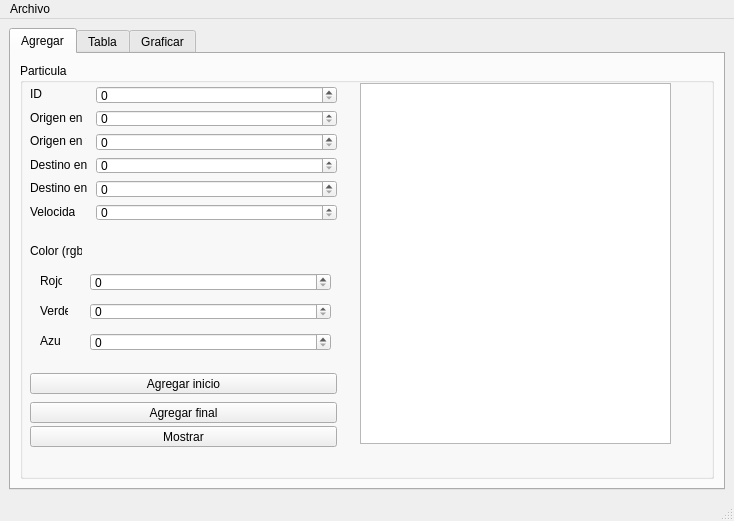
<?xml version="1.0" encoding="UTF-8"?>
<ui version="4.0">
 <class>MainWindow</class>
 <widget class="QMainWindow" name="MainWindow">
  <property name="geometry">
   <rect>
    <x>0</x>
    <y>0</y>
    <width>734</width>
    <height>521</height>
   </rect>
  </property>
  <property name="windowTitle">
   <string>MainWindow</string>
  </property>
  <property name="accessibleName">
   <string/>
  </property>
  <property name="accessibleDescription">
   <string/>
  </property>
  <widget class="QWidget" name="centralwidget">
   <layout class="QGridLayout" name="gridLayout_3">
    <item row="0" column="0">
     <widget class="QTabWidget" name="tabWidget">
      <property name="currentIndex">
       <number>0</number>
      </property>
      <widget class="QWidget" name="tab">
       <attribute name="title">
        <string>Agregar</string>
       </attribute>
       <layout class="QGridLayout" name="gridLayout_4">
        <item row="0" column="0">
         <widget class="QGroupBox" name="groupBox">
          <property name="title">
           <string>Particula</string>
          </property>
          <widget class="QLabel" name="label_8">
           <property name="geometry">
            <rect>
             <x>20</x>
             <y>210</y>
             <width>22</width>
             <height>16</height>
            </rect>
           </property>
           <property name="text">
            <string>Rojo</string>
           </property>
          </widget>
          <widget class="QLabel" name="label">
           <property name="geometry">
            <rect>
             <x>10</x>
             <y>23</y>
             <width>16</width>
             <height>16</height>
            </rect>
           </property>
           <property name="text">
            <string>ID</string>
           </property>
          </widget>
          <widget class="QLabel" name="label_5">
           <property name="geometry">
            <rect>
             <x>10</x>
             <y>141</y>
             <width>45</width>
             <height>16</height>
            </rect>
           </property>
           <property name="text">
            <string>Velocidad</string>
           </property>
          </widget>
          <widget class="QLabel" name="label_10">
           <property name="geometry">
            <rect>
             <x>20</x>
             <y>270</y>
             <width>20</width>
             <height>16</height>
            </rect>
           </property>
           <property name="text">
            <string>Azul</string>
           </property>
          </widget>
          <widget class="QLabel" name="label_7">
           <property name="geometry">
            <rect>
             <x>10</x>
             <y>180</y>
             <width>52</width>
             <height>16</height>
            </rect>
           </property>
           <property name="text">
            <string>Color (rgb)</string>
           </property>
          </widget>
          <widget class="QLabel" name="label_6">
           <property name="geometry">
            <rect>
             <x>10</x>
             <y>117</y>
             <width>60</width>
             <height>16</height>
            </rect>
           </property>
           <property name="text">
            <string>Destino en y</string>
           </property>
          </widget>
          <widget class="QLabel" name="label_2">
           <property name="geometry">
            <rect>
             <x>10</x>
             <y>47</y>
             <width>56</width>
             <height>16</height>
            </rect>
           </property>
           <property name="text">
            <string>Origen en x</string>
           </property>
          </widget>
          <widget class="QLabel" name="label_9">
           <property name="geometry">
            <rect>
             <x>20</x>
             <y>240</y>
             <width>28</width>
             <height>16</height>
            </rect>
           </property>
           <property name="text">
            <string>Verde</string>
           </property>
          </widget>
          <widget class="QLabel" name="label_4">
           <property name="geometry">
            <rect>
             <x>10</x>
             <y>70</y>
             <width>56</width>
             <height>16</height>
            </rect>
           </property>
           <property name="text">
            <string>Origen en y</string>
           </property>
          </widget>
          <widget class="QPushButton" name="agregar_inicio_pushButton">
           <property name="geometry">
            <rect>
             <x>10</x>
             <y>310</y>
             <width>307</width>
             <height>21</height>
            </rect>
           </property>
           <property name="text">
            <string>Agregar inicio</string>
           </property>
          </widget>
          <widget class="QLabel" name="label_3">
           <property name="geometry">
            <rect>
             <x>10</x>
             <y>94</y>
             <width>60</width>
             <height>16</height>
            </rect>
           </property>
           <property name="text">
            <string>Destino en x</string>
           </property>
          </widget>
          <widget class="QPushButton" name="agregar_final_pushButton">
           <property name="geometry">
            <rect>
             <x>10</x>
             <y>339</y>
             <width>307</width>
             <height>21</height>
            </rect>
           </property>
           <property name="text">
            <string>Agregar final</string>
           </property>
          </widget>
          <widget class="QPushButton" name="mostrar_pushButton">
           <property name="geometry">
            <rect>
             <x>10</x>
             <y>363</y>
             <width>307</width>
             <height>21</height>
            </rect>
           </property>
           <property name="text">
            <string>Mostrar</string>
           </property>
          </widget>
          <widget class="QSpinBox" name="id_spinBox">
           <property name="geometry">
            <rect>
             <x>76</x>
             <y>23</y>
             <width>241</width>
             <height>18</height>
            </rect>
           </property>
           <property name="showGroupSeparator" stdset="0">
            <bool>false</bool>
           </property>
           <property name="maximum">
            <number>500</number>
           </property>
          </widget>
          <widget class="QSpinBox" name="origen_x_spinBox">
           <property name="geometry">
            <rect>
             <x>76</x>
             <y>47</y>
             <width>241</width>
             <height>17</height>
            </rect>
           </property>
           <property name="maximum">
            <number>500</number>
           </property>
          </widget>
          <widget class="QSpinBox" name="origen_y_spinBox">
           <property name="geometry">
            <rect>
             <x>76</x>
             <y>70</y>
             <width>241</width>
             <height>18</height>
            </rect>
           </property>
           <property name="maximum">
            <number>500</number>
           </property>
          </widget>
          <widget class="QSpinBox" name="destino_x_spinBox">
           <property name="geometry">
            <rect>
             <x>76</x>
             <y>94</y>
             <width>241</width>
             <height>17</height>
            </rect>
           </property>
           <property name="maximum">
            <number>500</number>
           </property>
          </widget>
          <widget class="QSpinBox" name="destino_y_spinBox">
           <property name="geometry">
            <rect>
             <x>76</x>
             <y>117</y>
             <width>241</width>
             <height>18</height>
            </rect>
           </property>
           <property name="maximum">
            <number>500</number>
           </property>
          </widget>
          <widget class="QSpinBox" name="velocidad_spinBox">
           <property name="geometry">
            <rect>
             <x>76</x>
             <y>141</y>
             <width>241</width>
             <height>17</height>
            </rect>
           </property>
           <property name="maximum">
            <number>500</number>
           </property>
          </widget>
          <widget class="QSpinBox" name="rojo_spinBox">
           <property name="geometry">
            <rect>
             <x>70</x>
             <y>210</y>
             <width>241</width>
             <height>18</height>
            </rect>
           </property>
           <property name="maximum">
            <number>225</number>
           </property>
          </widget>
          <widget class="QSpinBox" name="verde_spinBox">
           <property name="geometry">
            <rect>
             <x>70</x>
             <y>240</y>
             <width>241</width>
             <height>17</height>
            </rect>
           </property>
           <property name="maximum">
            <number>225</number>
           </property>
          </widget>
          <widget class="QSpinBox" name="azul_spinBox">
           <property name="geometry">
            <rect>
             <x>70</x>
             <y>270</y>
             <width>241</width>
             <height>18</height>
            </rect>
           </property>
           <property name="maximum">
            <number>225</number>
           </property>
          </widget>
          <widget class="QPlainTextEdit" name="plainTextEdit">
           <property name="geometry">
            <rect>
             <x>340</x>
             <y>20</y>
             <width>311</width>
             <height>361</height>
            </rect>
           </property>
          </widget>
         </widget>
        </item>
       </layout>
      </widget>
      <widget class="QWidget" name="tab_2">
       <attribute name="title">
        <string>Tabla</string>
       </attribute>
       <layout class="QGridLayout" name="gridLayout">
        <item row="1" column="0">
         <widget class="QSpinBox" name="buscar_spinBox">
          <property name="statusTip">
           <string/>
          </property>
          <property name="specialValueText">
           <string>ID de la particula</string>
          </property>
          <property name="maximum">
           <number>500</number>
          </property>
         </widget>
        </item>
        <item row="1" column="1">
         <widget class="QPushButton" name="buscar_pushButton">
          <property name="text">
           <string>Buscar</string>
          </property>
         </widget>
        </item>
        <item row="1" column="2">
         <widget class="QPushButton" name="mostrar_tabla_pushButton">
          <property name="text">
           <string>Mostrar</string>
          </property>
         </widget>
        </item>
        <item row="0" column="0" colspan="3">
         <widget class="QTableWidget" name="tabla">
          <property name="midLineWidth">
           <number>0</number>
          </property>
         </widget>
        </item>
       </layout>
      </widget>
      <widget class="QWidget" name="tab_3">
       <attribute name="title">
        <string>Graficar</string>
       </attribute>
       <layout class="QGridLayout" name="gridLayout_2">
        <item row="0" column="0" colspan="2">
         <widget class="QGraphicsView" name="graphicsView"/>
        </item>
        <item row="1" column="0">
         <widget class="QPushButton" name="dibujar">
          <property name="text">
           <string>Dibujar</string>
          </property>
         </widget>
        </item>
        <item row="1" column="1">
         <widget class="QPushButton" name="limpiar">
          <property name="text">
           <string>Limpiar</string>
          </property>
         </widget>
        </item>
       </layout>
      </widget>
     </widget>
    </item>
   </layout>
  </widget>
  <widget class="QMenuBar" name="menubar">
   <property name="geometry">
    <rect>
     <x>0</x>
     <y>0</y>
     <width>734</width>
     <height>21</height>
    </rect>
   </property>
   <widget class="QMenu" name="menuArchivo">
    <property name="title">
     <string>Archivo</string>
    </property>
    <addaction name="actionAbrir"/>
    <addaction name="actionGuardar"/>
   </widget>
   <addaction name="menuArchivo"/>
  </widget>
  <widget class="QStatusBar" name="statusbar"/>
  <action name="actionAbrir">
   <property name="text">
    <string>Abrir</string>
   </property>
   <property name="shortcut">
    <string>Ctrl+O</string>
   </property>
  </action>
  <action name="actionGuardar">
   <property name="text">
    <string>Guardar</string>
   </property>
   <property name="shortcut">
    <string>Ctrl+S</string>
   </property>
  </action>
 </widget>
 <resources/>
 <connections/>
</ui>
